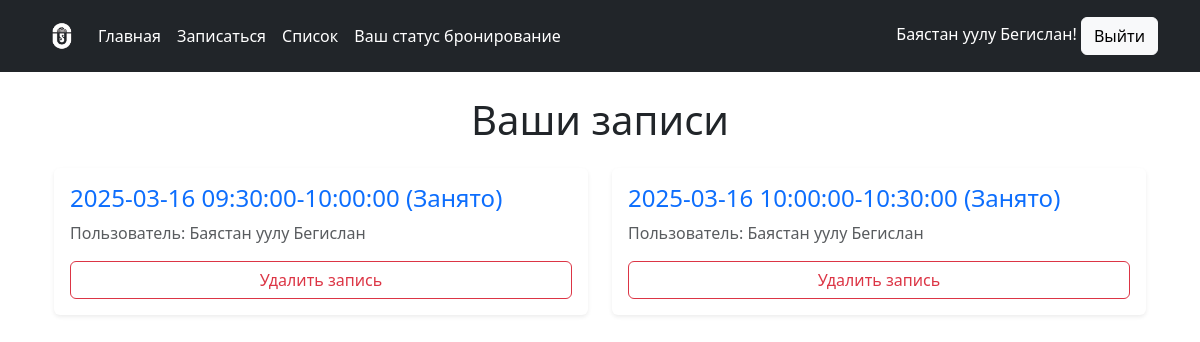
Before: /status/ (signed in) with the older database file.
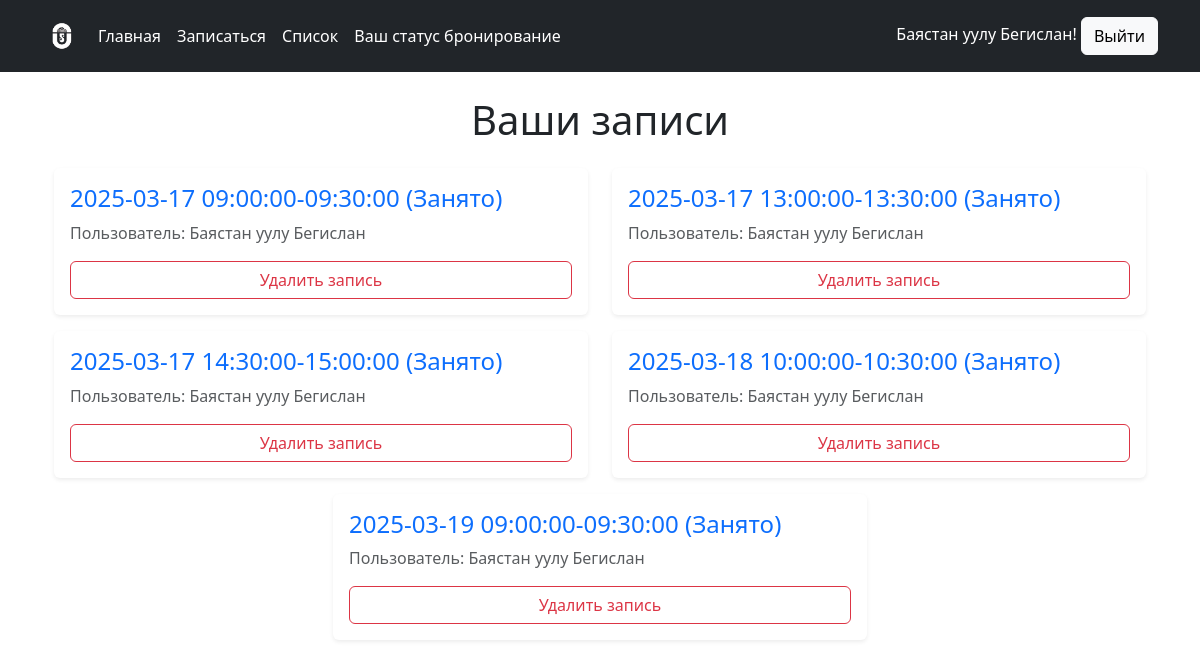
After: the same page with the newer database file.
### scetch/models.py (models this page shows)
class Booking(models.Model):
    user = models.ForeignKey(User, on_delete=models.CASCADE)
    slot = models.OneToOneField(QueueSlot, on_delete=models.CASCADE)  # Один слот - одна бронь
    created_at = models.DateTimeField(auto_now_add=True)
    video = models.FileField(upload_to='media/viseo/%Y/%m/%d/', blank=True, null=True)
    def __str__(self):
        return f"{self.user.username} - {self.slot}"

class QueueSlot(models.Model):
    date = models.DateField()
    start_time = models.TimeField()
    end_time = models.TimeField()
    is_booked = models.BooleanField(default=False)  # Флаг занятости
    def __str__(self):
        status = "Занято" if self.is_booked else "Свободно"
        return f"{self.date} {self.start_time}-{self.end_time} ({status})"

### scetch/views.py (the view)
# urls.py: path('status/', status, name='status'),
@login_required
def status(request):
    books = Booking.objects.filter(user=request.user)
    context = {
        'book': books
    }
    print(context['book'])
    return render(request, 'home/status.html', context)

### scetch/templates/home/status.html
{% extends 'home/base.html' %}
{% block content %}
<div class="container mt-4">
    <h1 class="text-center mb-4">Ваши записи</h1>
    {% if book %}
        <div class="row justify-content-center">
            {% for book in book %}
                <div class="col-md-6">
                    <div class="card shadow-sm border-0 mb-3">
                        <div class="card-body">
                            <h4 class="card-title text-primary">{{ book.slot }}</h4>
                            <p class="card-text text-muted">Пользователь: {{ book.user }}</p>
                            <a href="{% url 'delete_booking' book.id %}" class="btn btn-outline-danger w-100">
                                Удалить запись
                            </a>
                        </div>
                    </div>
                </div>
            {% endfor %}
        </div>
    {% else %}
        <div class="text-center">
            <h3 class="text-muted">У вас нет записей</h3>
        </div>
    {% endif %}
</div>
{% endblock %}

### scetch/templates/home/base.html (shortened to what this page needs)
<!DOCTYPE html>
<html lang="ru">
{% load static %}
<head>
    <link href="https://cdn.jsdelivr.net/npm/bootstrap@5.3.3/dist/css/bootstrap.min.css" rel="stylesheet"
>
    <link rel="stylesheet" href="{% static 'css/style.css' %}">
</head>
<body>
<header class="p-3 text-bg-dark">
    <div class="container">
        <div class="d-flex flex-wrap align-items-center justify-content-center justify-content-lg-start">
            <a href="/" class="d-flex align-items-center mb-2 mb-lg-0 text-white text-decoration-none">
                <img src="{% static 'img/white_logo.png' %}" class="bi me-2"
                     width="40" height="32">
            </a>
            <ul class="nav col-12 col-lg-auto me-lg-auto mb-2 justify-content-center mb-md-0">
                {% if user.is_authenticated %}
                    <li><a href="{% url 'home' %}" class="nav-link px-2 text-white">Главная</a></li>
                    <li><a href="{% url 'queute_list' %}" class="nav-link px-2 text-white">Записаться</a></li>
                    <li><a href="{% url 'all_slots' %}" class="nav-link px-2 text-white">Список</a></li>
                    <li><a href="{% url 'status' %}" class="nav-link px-2 text-white">Ваш статус бронирование</a></li>
                {% endif %}
            </ul>
            <div class="text-end">
                {% if user.is_authenticated %}
                    <span>{{ user.username }}!</span>
                    <a href="{% url 'logout' %}">
                        <button type="button" class="btn btn-light">Выйти</button>
                    </a>
                {% else %}
                    <a href="{% url 'login' %}">
                        <button type="button" class="btn btn-light me-2">Войти</button>
                    </a>
                {% endif %}
            </div>
        </div>
    </div>
</header>
<div class="container">
    {% block content %}
    {% endblock %}
</div>
</body>
</html>

### static/css/style.css (style rules this page uses)
body { background-image: url("https://cdn.pixabay.com/photo/2017/01/24/03/53/plant-2004483_1280.jpg"); background-size: cover; }
a { text-decoration: none; }

Changed rows visible on the page:
removed Booking: slot "2025-03-16 09:30:00-10:00:00 (Занято)", user "Баястан уулу Бегислан"
removed Booking: slot "2025-03-16 10:00:00-10:30:00 (Занято)", user "Баястан уулу Бегислан"
added Booking: slot "2025-03-17 09:00:00-09:30:00 (Занято)", user "Баястан уулу Бегислан"
added Booking: slot "2025-03-17 13:00:00-13:30:00 (Занято)", user "Баястан уулу Бегислан"
added Booking: slot "2025-03-17 14:30:00-15:00:00 (Занято)", user "Баястан уулу Бегислан"
added Booking: slot "2025-03-18 10:00:00-10:30:00 (Занято)", user "Баястан уулу Бегислан"
added Booking: slot "2025-03-19 09:00:00-09:30:00 (Занято)", user "Баястан уулу Бегислан"
